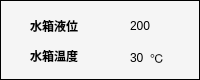
  <widget class="QFrame" name="frame_6">
   <property name="geometry">
    <rect>
     <x>1401</x>
     <y>1020</y>
     <width>200</width>
     <height>80</height>
    </rect>
   </property>
   <property name="sizePolicy">
    <sizepolicy hsizetype="Fixed" vsizetype="Preferred">
     <horstretch>0</horstretch>
     <verstretch>0</verstretch>
    </sizepolicy>
   </property>
   <property name="minimumSize">
    <size>
     <width>200</width>
     <height>80</height>
    </size>
   </property>
   <property name="styleSheet">
    <string notr="true">background-color: rgb(245, 245, 245);</string>
   </property>
   <property name="frameShape">
    <enum>QFrame::Box</enum>
   </property>
   <property name="frameShadow">
    <enum>QFrame::Plain</enum>
   </property>
   <widget class="QLabel" name="label_21">
    <property name="geometry">
     <rect>
      <x>30</x>
      <y>20</y>
      <width>54</width>
      <height>12</height>
     </rect>
    </property>
    <property name="font">
     <font>
      <weight>75</weight>
      <bold>true</bold>
     </font>
    </property>
    <property name="text">
     <string>水箱液位</string>
    </property>
   </widget>
   <widget class="QLabel" name="label_24">
    <property name="geometry">
     <rect>
      <x>30</x>
      <y>50</y>
      <width>54</width>
      <height>12</height>
     </rect>
    </property>
    <property name="font">
     <font>
      <weight>75</weight>
      <bold>true</bold>
     </font>
    </property>
    <property name="text">
     <string>水箱温度</string>
    </property>
   </widget>
   <widget class="QLabel" name="waterLeverValueLabel">
    <property name="geometry">
     <rect>
      <x>130</x>
      <y>20</y>
      <width>54</width>
      <height>12</height>
     </rect>
    </property>
    <property name="text">
     <string>200</string>
    </property>
   </widget>
   <widget class="QLabel" name="waterTemptureLabel">
    <property name="geometry">
     <rect>
      <x>130</x>
      <y>50</y>
      <width>16</width>
      <height>16</height>
     </rect>
    </property>
    <property name="text">
     <string>30</string>
    </property>
   </widget>
   <widget class="QLabel" name="label_30">
    <property name="geometry">
     <rect>
      <x>150</x>
      <y>50</y>
      <width>16</width>
      <height>16</height>
     </rect>
    </property>
    <property name="text">
     <string>℃</string>
    </property>
   </widget>
  </widget>
